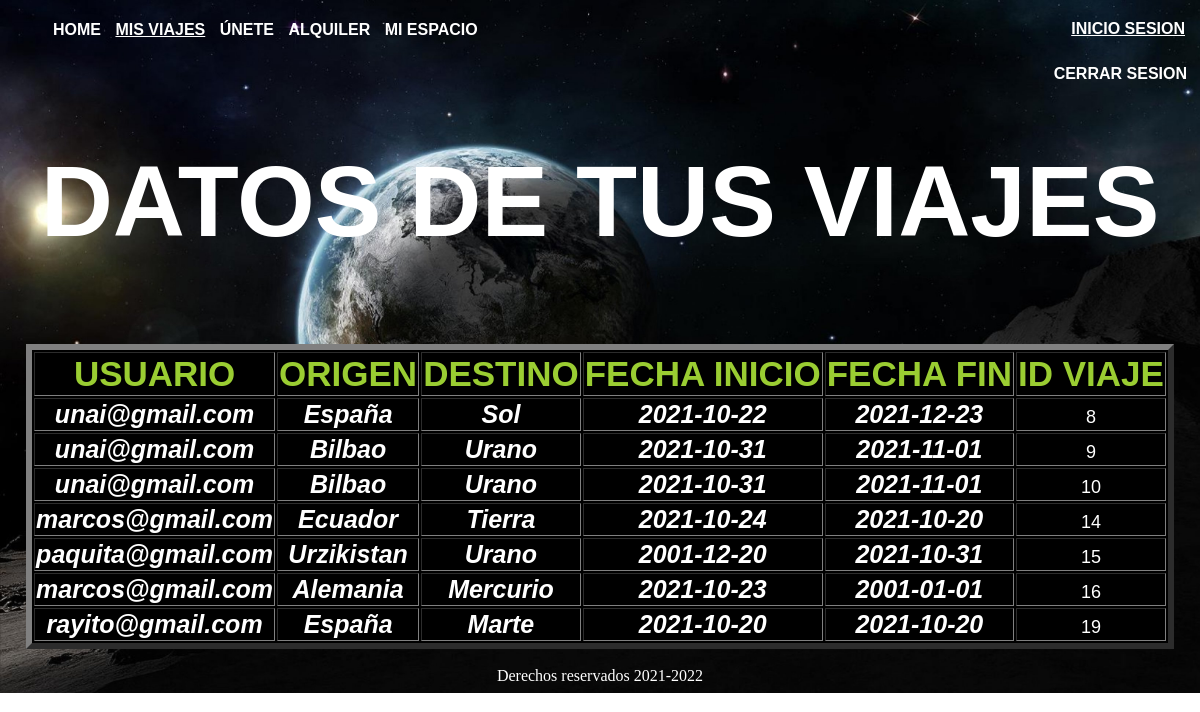
The app's page /Entrega_1/docker-lamp/app/mostrarTabla.php with its own data.
### tables this page shows
CREATE TABLE `viaje` (
  `USUARIO` varchar(50) NOT NULL,
  `ORIGEN` varchar(50) DEFAULT NULL,
  `DESTINO` varchar(50) DEFAULT NULL,
  `FECHA_INICIO` date DEFAULT NULL,
  `FECHA_FIN` date DEFAULT NULL,
  `ID_VIAJE` int(11) NOT NULL
);

### Entrega_1/docker-lamp/app/mostrarTabla.php (the view, shortened to what this page needs)
<!DOCTYPE html>
<html lang="es">
    <head>
        <link rel="stylesheet" href="css/styles_tabla.css">
    </head>
    <body background="images/tabla.jpg">
        <nav id="navegacion">
            <ul>
                <li>
                    <a class="link" href="index.html">HOME</a>
                </li>
                <li>
                    <a class="link1" href="mostrarTabla.php">MIS VIAJES</a>
                </li>
                <li>
                    <a class="link" href="registro.html">ÚNETE</a>
                </li>
                <li>
                    <a class="link" href="alquiler.html">ALQUILER</a>
                </li>
                <li>
                    <a class="link" href="mi_espacio.php">MI ESPACIO</a>
                </li>
                <li>
                    <div class="is">
                        <a href="inicio_sesion.html">INICIO SESION</a>
                    </div>
                </li>
            </ul>
        </nav>
        <p>
            <input type="button" class="CS" value="CERRAR SESION" onclick="cerrarSesion()" style="float: right;">
        </p>
        <header>
            <h1 class="titulo">DATOS DE TUS VIAJES</h1>
        </header>
        <br class="tabla">
            <table border="6" class="t">
                <tr>
                    <td class="tTabla" > USUARIO </td>
                    <td class="tTabla" > ORIGEN </td>
                    <td class="tTabla" > DESTINO </td>
                    <td class="tTabla" > FECHA INICIO </td>
                    <td class="tTabla" > FECHA FIN </td>
                    <td class="tTabla" > ID VIAJE </td>
                </tr>
                <?php
                    require 'conexion.php';
                    $sql = "SELECT * FROM viaje INNER JOIN usuario ON viaje.USUARIO = usuario.MAIL";
                    $result=mysqli_query($conexion,$sql);
                    if ($result){
                    while($mostrar=mysqli_fetch_array($result)){
                ?>
                <tr>
                    <td class="iTabla" ><?php echo $mostrar['USUARIO']; ?></td>
                    <td class="iTabla" ><?php echo $mostrar['ORIGEN']; ?></td>
                    <td class="iTabla" ><?php echo $mostrar['DESTINO']; ?></td>
                    <td class="iTabla" ><?php echo $mostrar['FECHA_INICIO']; ?></td>
                    <td class="iTabla" ><?php echo $mostrar['FECHA_FIN']; ?></td>
                    <td class="iTabla" ><input type="button" id = "identificador" class="id" value = "<?php echo $mostrar['ID_VIAJE'];?>"
                    onclick="obtenerID(<?php echo $mostrar['ID_VIAJE'];?>)"></td>
                </tr>
                <?php
                        }
                    }
                    else {
                        echo mysqli_error($conexion);
                    }
                ?>
            </table>
        <footer id="pie">
            Derechos reservados 2021-2022
        </footer>
    </body>
</html>

### Entrega_1/docker-lamp/app/css/styles_tabla.css (style rules this page uses)
#cabecera, #pie, a { color: white; text-align: center; }
.titulo { color : white; font-size: 100px; font-family: helvetica; font-weight: bolder; margin-top: 100px; text-align: center; }
#navegacion { color: white; font-family: Helvetica; font-weight: bold; text-align: left; }
#navegacion li { list-style: none; padding: 5px; display: inline-block }
.link { color: white; text-decoration: none; }
.CS { padding: 5px; border: 0; color: white; background: none; cursor: pointer; position:relative; font-weight: bold; text-align : center; left: auto; font-size: medium; }
body { background-repeat: no-repeat; background-size: cover; }
.is { padding: 5px; color: white; text-align: right; position: absolute; right: 10px; top: 15px; bottom: 5px; }
.t { margin : auto; text-align: center; background-color: black; }
.tTabla { font-family: Helvetica; font-weight: bolder; font-size : 35px; color : yellowgreen; }
.iTabla { font-family: Helvetica; font-size : 25px; color : white; font-weight: bold; font-style: italic; }
.id { font-size: large; background: none; color : white; cursor: pointer; border: 0; }

### records on screen
viaje: USUARIO "unai@gmail.com", ORIGEN "España", DESTINO "Sol", FECHA_INICIO "2021-10-22", FECHA_FIN "2021-12-23", ID_VIAJE "8"
viaje: USUARIO "unai@gmail.com", ORIGEN "Bilbao", DESTINO "Urano", FECHA_INICIO "2021-10-31", FECHA_FIN "2021-11-01", ID_VIAJE "9"
viaje: USUARIO "unai@gmail.com", ORIGEN "Bilbao", DESTINO "Urano", FECHA_INICIO "2021-10-31", FECHA_FIN "2021-11-01", ID_VIAJE "10"
viaje: USUARIO "marcos@gmail.com", ORIGEN "Ecuador", DESTINO "Tierra", FECHA_INICIO "2021-10-24", FECHA_FIN "2021-10-20", ID_VIAJE "14"
viaje: USUARIO "paquita@gmail.com", ORIGEN "Urzikistan", DESTINO "Urano", FECHA_INICIO "2001-12-20", FECHA_FIN "2021-10-31", ID_VIAJE "15"
viaje: USUARIO "marcos@gmail.com", ORIGEN "Alemania", DESTINO "Mercurio", FECHA_INICIO "2021-10-23", FECHA_FIN "2001-01-01", ID_VIAJE "16"
viaje: USUARIO "rayito@gmail.com", ORIGEN "España", DESTINO "Marte", FECHA_INICIO "2021-10-20", FECHA_FIN "2021-10-20", ID_VIAJE "19"
